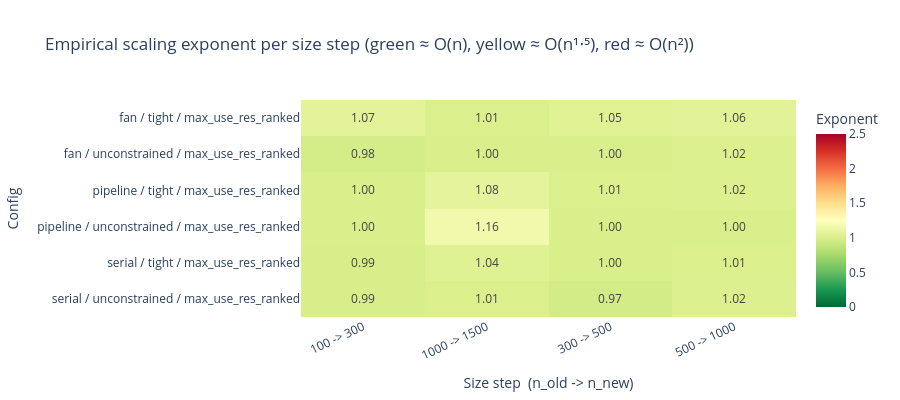

Notebook source saved alongside this figure:
### Code cell
if exp_df.empty:
    print('No consecutive size pairs with complete runs \u2014 heatmap unavailable.')
else:
    # Heatmap: rows = (topology / pool / sgs),  columns = size step
    pivot = exp_df.pivot_table(
        index=['topology', 'pool', 'sgs'],
        columns='step',
        values='exponent',
        aggfunc='first',
    )
    # Flatten multi-index row labels for display
    pivot.index = [' / '.join(idx) for idx in pivot.index]

    n_rows = max(400, 120 + len(pivot) * 40)  # 40 px/row + 120 px base for title/axes

    fig = px.imshow(
        pivot,
        color_continuous_scale='RdYlGn_r',   # green = low exponent (fast), red = high (slow)
        zmin=0.0, zmax=2.5,
        text_auto='.2f',
        aspect='auto',
        title='Empirical scaling exponent per size step '
              '(green \u2248 O(n), yellow \u2248 O(n\u00b9\u22c5\u2075), red \u2248 O(n\u00b2))',
        labels={'x': 'Size step  (n_old -> n_new)', 'y': 'Config', 'color': 'Exponent'},
        height=n_rows,
    )
    fig.update_layout(xaxis_tickangle=-25)
    fig.show()

### Figure 1 — Plotly figure (JSON) as saved in the notebook; plotly's stock layout.template omitted (floating-point values rounded to 4 significant figures)
{"data": [{"coloraxis": "coloraxis", "hovertemplate": "Size step  (n_old -> n_new): %{x}<br>Config: %{y}<br>Exponent: %{z}<extra></extra>", "name": "0", "texttemplate": "%{z:.2f}", "type": "heatmap", "x": ["100 -> 300", "1000 -> 1500", "300 -> 500", "500 -> 1000"], "xaxis": "x", "y": ["fan / tight / max_use_res_ranked", "fan / unconstrained / max_use_res_ranked", "pipeline / tight / max_use_res_ranked", "pipeline / unconstrained / max_use_res_ranked", "serial / tight / max_use_res_ranked", "serial / unconstrained / max_use_res_ranked"], "yaxis": "y", "z": [[1.07, 1.01, 1.05, 1.06], [0.98, 1.0, 1.0, 1.02], [1.0, 1.08, 1.01, 1.02], [1.0, 1.16, 1.0, 1.0], [0.99, 1.04, 1.0, 1.01], [0.99, 1.01, 0.97, 1.02]]}], "layout": {"coloraxis": {"cmax": 2.5, "cmin": 0, "colorbar": {"title": {"text": "Exponent"}}, "colorscale": [[0, "rgb(0,104,55)"], [0.1, "rgb(26,152,80)"], [0.2, "rgb(102,189,99)"], [0.3, "rgb(166,217,106)"], [0.4, "rgb(217,239,139)"], [0.5, "rgb(255,255,191)"], [0.6, "rgb(254,224,139)"], [0.7, "rgb(253,174,97)"], [0.8, "rgb(244,109,67)"], [0.9, "rgb(215,48,39)"], [1, "rgb(165,0,38)"]]}, "height": 400, "title": {"text": "Empirical scaling exponent per size step (green ≈ O(n), yellow ≈ O(n¹⋅⁵), red ≈ O(n²))"}, "xaxis": {"anchor": "y", "domain": [0, 1], "tickangle": -25, "title": {"text": "Size step  (n_old -> n_new)"}}, "yaxis": {"anchor": "x", "autorange": "reversed", "domain": [0, 1], "title": {"text": "Config"}}}}
